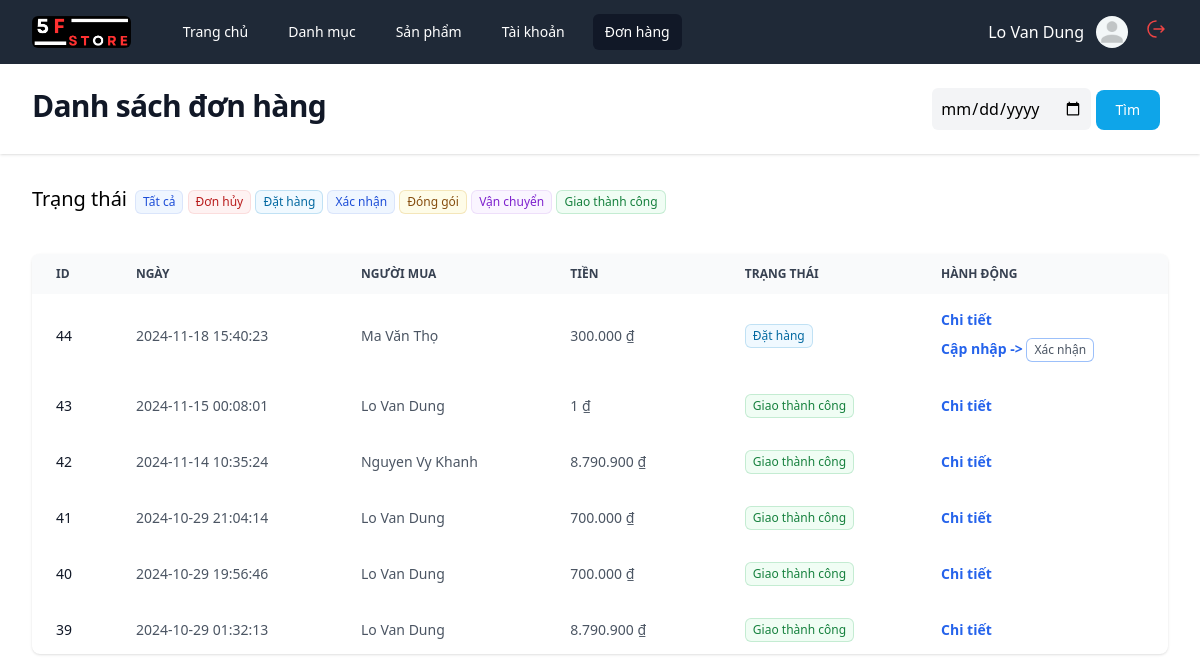
The page /admin?act=bills (signed in) on the database its author committed.
### tables this page shows
CREATE TABLE `bills` (
  `id` int(10) NOT NULL,
  `date` datetime NOT NULL,
  `end_date` datetime NOT NULL,
  `status` int(11) NOT NULL DEFAULT 1,
  `payment_method` int(11) NOT NULL DEFAULT 1,
  `transfer_method` varchar(200) NOT NULL,
  `total` int(10) NOT NULL,
  `discount` int(11) NOT NULL,
  `id_voucher` int(10) NOT NULL,
  `id_user` int(10) NOT NULL
);

CREATE TABLE `users` (
  `id` int(10) NOT NULL,
  `email` varchar(200) NOT NULL,
  `tell` varchar(13) NOT NULL,
  `full_name` varchar(200) NOT NULL,
  `password` varchar(200) NOT NULL,
  `address` varchar(200) NOT NULL,
  `birthday` varchar(50) NOT NULL,
  `avatar` varchar(200) NOT NULL,
  `role` int(10) NOT NULL DEFAULT 0,
  `is_deleted` tinyint(1) NOT NULL DEFAULT 0
);

### core.php (called while the page is built, shortened)
<?php
include('utils.php');
function viewAdmin($view, $values = [])
{
    return include("../views/admin/$view.php");
}
class Req
{
    public function __construct(
        Categories $categoriesService,
        Products $productsService,
        Users $usersService,
        Vouchers $vouchersService,
        CartsDetail $cartsService,
        Bills $billsService,
        ProductsBill $productsBillService,
        ProductDetail $productsDetailService,
        Images $imagesService,
        Reviews $reviewsService
    ) {
        $this->billsService = $billsService;
    }
}

### controllers/admin/BillsController.php (called while the page is built, shortened)
<?php
function controller_bills(Req $req)
{
    $bills = $req->billsService->getAll();
    return viewAdmin('orders', ['bills' => $bills]);
}

### admin/index.php (called while the page is built, shortened)
<?php
function bootstrap()
{
    include("./routes.php");
    include("../database/service.php");
    include("../models/categories.php");
    include("../models/products.php");
    include("../models/users.php");
    include("../models/vouchers.php");
    include("../models/cartsDetail.php");
    include("../models/bills.php");
    include("../models/productsBill.php");
    include("../models/productsDetail.php");
    include("../models/images.php");
    include("../models/reviews.php");
    $role = $_SESSION["user"]["role"];
    $req = new Req(
        $categories,
        $products,
        $users,
        $vouchers,
        $cartsDetail,
        $bills,
        $productsBill,
        $productsDetail,
        $images,
        $reviews,
    );
    if (!isset($_GET['act'])) $act = check_path('');
    else $act = check_path($_GET['act']);
    foreach ($routes as $route) {
        if ($act == $route['path'] && $role >= 1 && $role <= 2) {
            return $route['view']($req);
        }
    }
}
bootstrap();

### utils.php (called while the page is built, shortened)
<?php
function getStatus($status = 1)
{
    switch ($status) {
        case 5:
            return [
                'name' => 'Giao thành công',
                'color' => 'text-green-700 ring-green-600/20 bg-green-50',
            ];
        case 4:
            return [
                'name' => 'Vận chuyển',
                'color' => 'text-purple-700 ring-purple-700/10 bg-purple-50',
            ];
        case 3:
            return [
                'name' => 'Đóng gói',
                'color' => 'text-yellow-800 ring-yellow-600/20 bg-yellow-50',
            ];
        case 2:
            return [
                'name' => 'Xác nhận',
                'color' => 'text-blue-700 ring-blue-700/10 bg-blue-50',
            ];
        case 1:
            return [
                'name' => 'Đặt hàng',
                'color' => 'text-sky-700 ring-sky-600/20 bg-sky-50',
            ];
        default:
            return [
                'name' => 'Đơn hủy',
                'color' => 'text-red-700 ring-red-600/10 bg-red-50',
            ];
    }
}

### database/service.php (called while the page is built, shortened)
<?php
include("database.php");
class ServicePdo
{
    public function __construct($nameDB)
    {
        $this->dbName = $nameDB;
        $this->pdo = connect();
    }
}

### models/bills.php (called while the page is built, shortened)
<?php
class Bills extends ServicePdo
{
    public function getAll($status = '')
    {
        $dbName = $this->dbName;
        $sql = "SELECT *, $dbName.ID id FROM $dbName JOIN users ON users.ID = $dbName.ID_USER $status ORDER BY $dbName.ID DESC";
        return $this->pdo->query($sql)->fetchAll();
    }
}

### database/database.php (called while the page is built)
<?php
function connect()
{
    try {
        $connect =  new PDO("mysql:host=localhost; dbname=project", "root", "123456789");
        $connect->setAttribute(PDO::ATTR_ERRMODE, PDO::ERRMODE_EXCEPTION);
        return $connect;
    } catch (PDOException $e) {
        echo $e->getMessage();
        throw $e;
    }
}

### views/admin/orders.php (the view, shortened to what this page needs)
<!DOCTYPE html>
<html lang="en">
<head>
    <script src="https://cdn.tailwindcss.com"></script>
    <link rel="stylesheet" href="/asset/css/style.css">
</head>
<body>
    <div class="min-h-full">
        <?php include('partials/header.php') ?>
        <header class="bg-white shadow">
            <div class="mx-auto max-w-7xl px-4 py-6 sm:px-6 lg:px-8 flex justify-between">
                <h1 class="text-3xl font-bold tracking-tight text-gray-900">Danh sách đơn hàng</h1>
                <div class="flex gap-4">
                    <form action="">
                        <input type="date" name='q' class="bg-gray-100 rounded-md px-2 py-2"
                            placeholder="Tìn kiếm đơn hàng">
                        <button type="submit"
                            class="text-white bg-sky-500 focus:ring-4 focus:outline-none focus:ring-red-300 font-medium rounded-lg text-sm px-5 py-2.5 text-center me-2">Tìm</button>
                    </form>
                </div>
            </div>
        </header>
        <main>
            <div class="mx-auto max-w-7xl py-6 sm:px-6 lg:px-8">
                <div class="flex items-center">
                    <p class="text-xl pt-1.5 mr-2">Trạng thái</p>
                    <nav>
                        <a href="?act=bills"
                            class="mt-3 inline-flex items-center rounded-md px-2 py-1 text-xs font-medium ring-1 ring-inset <?= getStatus(2)['color'] ?>">Tất
                            cả</a>
                        <a href="?act=bills&status=0"
                            class="mt-3 inline-flex items-center rounded-md px-2 py-1 text-xs font-medium ring-1 ring-inset <?= getStatus(0)['color'] ?>">
                            <?= getStatus(0)['name'] ?>
                        </a>
                        <a href="?act=bills&status=1"
                            class="mt-3 inline-flex items-center rounded-md px-2 py-1 text-xs font-medium ring-1 ring-inset <?= getStatus(1)['color'] ?>">
                            <?= getStatus(1)['name'] ?>
                        </a>
                        <a href="?act=bills&status=2"
                            class="mt-3 inline-flex items-center rounded-md px-2 py-1 text-xs font-medium ring-1 ring-inset <?= getStatus(2)['color'] ?>">
                            <?= getStatus(2)['name'] ?>
                        </a>
                        <a href="?act=bills&status=3"
                            class="mt-3 inline-flex items-center rounded-md px-2 py-1 text-xs font-medium ring-1 ring-inset <?= getStatus(3)['color'] ?>">
                            <?= getStatus(3)['name'] ?>
                        </a>
                        <a href="?act=bills&status=4"
                            class="mt-3 inline-flex items-center rounded-md px-2 py-1 text-xs font-medium ring-1 ring-inset <?= getStatus(4)['color'] ?>">
                            <?= getStatus(4)['name'] ?>
                        </a>
                        <a href="?act=bills&status=5"
                            class="mt-3 inline-flex items-center rounded-md px-2 py-1 text-xs font-medium ring-1 ring-inset <?= getStatus(5)['color'] ?>">
                            <?= getStatus(5)['name'] ?>
                        </a>
                    </nav>
                </div>
                <div class="flex mt-10 gap-10">
                    <div class="flex-1 rounded-lg shadow">
                        <div class="relative overflow-x-auto sm:rounded-lg max-h-[400px]">
                            <table class="w-full text-sm text-left rtl:text-right text-gray-600">
                                <thead class="sticky top-0 text-xs text-gray-700 uppercase bg-gray-50">
                                    <tr>
                                        <th scope="col" class="px-6 py-3">
                                            Id
                                        </th>
                                        <th scope="col" class="px-6 py-3">
                                            Ngày
                                        </th>
                                        <th scope="col" class="px-6 py-3">
                                            Người mua
                                        </th>
                                        <th scope="col" class="px-6 py-3">
                                            Tiền
                                        </th>
                                        <th scope="col" class="px-6 py-3">
                                            Trạng thái
                                        </th>
                                        <th scope="col" class="px-6 py-3">
                                            Hành động
                                        </th>
                                    </tr>
                                </thead>
                                <tbody>
                                    <?php
                                    foreach ($bills as $bill) {
                                        extract($bill);
                                        ?>
                                        <tr>
                                            <th scope="row" class="px-6 py-4 font-medium text-gray-900 whitespace-nowrap ">
                                                <?= $id ?>
                                            </th>
                                            <td class="px-6 py-4">
                                                <?= $date ?>
                                            </td>
                                            <td class="px-6 py-4">
                                                <?= $full_name ?>
                                            </td>
                                            <td class="px-6 py-4">
                                                <?= number_format($total, 0, '.', '.') ?> &#8363;
                                            </td>
                                            <td class="px-6 py-4">
                                                <span
                                                    class="inline-flex items-center rounded-md px-2 py-1 text-xs font-medium ring-1 ring-inset <?= getStatus($status)['color'] ?>">
                                                    <?= getStatus($status)['name'] ?>
                                                </span>
                                            </td>
                                            <td class="px-6 py-4">
                                                <a href="?act=detail-bill&id=<?= $id ?>"
                                                    class="text-blue-600 font-semibold">Chi tiết</a>
                                                <div class="mt-2 <?= $status == 0 || $status == 5 ? 'hidden' : '' ?>">
                                                    <a href="?act=status&id=<?= $id ?>&status=<?= $status + 1 ?>"
                                                        class="text-blue-600 font-semibold">Cập nhập -></a>
                                                    <span
                                                        class="inline-flex items-center rounded-md px-2 py-1 text-xs font-medium ring-1 ring-inset">
                                                        <?= getStatus($status + 1)['name'] ?>
                                                    </span>
                                                </div>
                                            </td>
                                        </tr>
                                        <?php
                                    }
                                    ?>
                                </tbody>
                            </table>
                        </div>
                    </div>
                </div>
            </div>
        </main>
    </div>
</body>
</html>

### rows shown on the page
bills: id "44", date "2024-11-18 15:40:23", id_user.full_name "Ma Văn Thọ", total "300.000", status "Đặt hàng", getStatus($status + 1)['name'] "Xác nhận"
bills: id "43", date "2024-11-15 00:08:01", id_user.full_name "Lo Van Dung", total "1", status "Giao thành công"
bills: id "42", date "2024-11-14 10:35:24", id_user.full_name "Nguyen Vy Khanh", total "8.790.900", status "Giao thành công"
bills: id "41", date "2024-10-29 21:04:14", id_user.full_name "Lo Van Dung", total "700.000", status "Giao thành công"
bills: id "40", date "2024-10-29 19:56:46", id_user.full_name "Lo Van Dung", total "700.000", status "Giao thành công"
bills: id "39", date "2024-10-29 01:32:13", id_user.full_name "Lo Van Dung", total "8.790.900", status "Giao thành công"

### other values the page prints
$name "Trang chủ"
$name "Danh mục"
$name "Sản phẩm"
$name "Tài khoản"
$name "Đơn hàng"
$_SESSION['user']['full_name'] "Lo Van Dung"
getStatus(0)['name'] "Đơn hủy"
getStatus(1)['name'] "Đặt hàng"
getStatus(2)['name'] "Xác nhận"
getStatus(3)['name'] "Đóng gói"
getStatus(4)['name'] "Vận chuyển"
getStatus(5)['name'] "Giao thành công"
